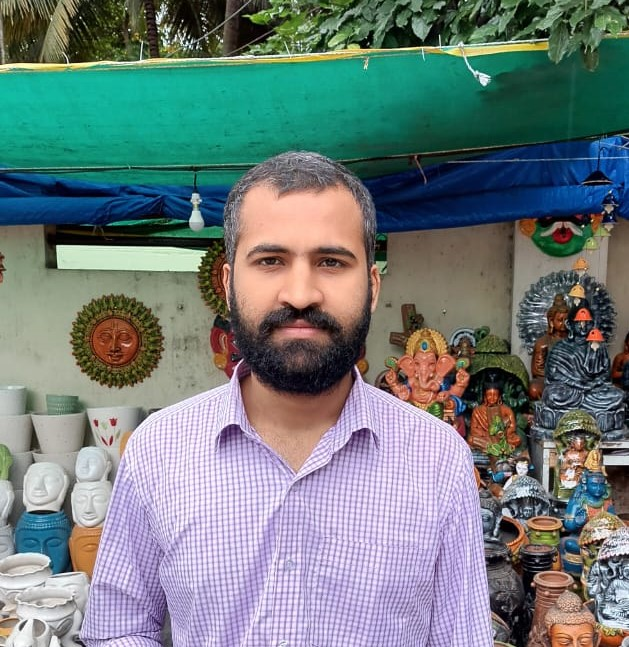
#> input picture dataset/Image_Train/ABHAY/ABHAY_1.jpeg, 629 x 647 px; its folder holds only this picture in this run
$ python -i geometric_features.py   (imports and definitions only)
#> lines starting #> are read from the running program, lines starting #| are printed output that depends on the picture
#> further down, picture is the input picture: shape (647, 629, 3); mean B, G, R 124.6, 125, 112
### src/preprocessing/cascade_locator.py
"""Single source of truth for locating Haar cascade files.

Why this module exists
----------------------
Cascade XML files are *data*, and where they live depends on how OpenCV was
installed. ``cv2.data.haarcascades`` is not reliable:

* ``opencv-python`` and ``opencv-contrib-python`` install into the same ``cv2``
  package directory and overwrite each other. With both pinned, a fresh Linux
  install can end up with an incomplete ``cv2/data`` folder - which is exactly
  what happened in CI: the frontal-face XML was missing, so
  ``CascadeClassifier`` silently returned an *empty* classifier and face
  detection was disabled without any error.
* Current OpenCV wheels no longer ship every cascade. ``haarcascade_mcs_nose``
  and ``haarcascade_mcs_mouth`` are absent, so those two sub-detectors have
  always been empty on modern installs.

The fix is to vendor the cascades that are actually used inside the package and
resolve them with ``pathlib``, so detection behaves identically on macOS,
Windows, Linux and in Docker regardless of wheel contents. ``cv2.data`` stays as
a secondary lookup, and a missing file returns ``None`` instead of an empty
classifier so callers can degrade explicitly rather than silently.

Note on parity: the nose and mouth cascades cannot be restored from the wheel.
The model was trained without them, so they must stay unavailable - adding them
now would change the feature vector and invalidate the shipped artifacts.
"""

from __future__ import annotations

from pathlib import Path
from typing import Optional

import cv2

#: Cascades vendored inside the package, resolved relative to this file.
CASCADE_DIR = Path(__file__).resolve().parent / "cascades"

#: The only cascades the pipeline relies on.
VENDORED_CASCADES = (
    "haarcascade_frontalface_default.xml",
    "haarcascade_eye.xml",
)


def resolve_cascade(name: str) -> Optional[str]:
    """Return a usable path to *name*, or ``None`` if it is not available.

    Lookup order:

    1. the copy vendored in :data:`CASCADE_DIR` (deterministic, always wins),
    2. the OpenCV package's own ``data`` directory.
    """
    if not name:
        return None

    vendored = CASCADE_DIR / Path(name).name
    if vendored.is_file():
        return str(vendored)

    try:
        data_dir = Path(cv2.data.haarcascades)
    except Exception:
        return None
    if data_dir.is_dir():
        candidate = data_dir / Path(name).name
        if candidate.is_file():
            return str(candidate)
    return None


def load_cascade(name: str) -> Optional[cv2.CascadeClassifier]:
    """Load *name*, returning ``None`` when the file is genuinely unavailable.

    An empty ``CascadeClassifier`` is never returned: it would make every
    ``detectMultiScale`` call fail at runtime, far from the real cause.
    """
    path = resolve_cascade(name)
    if path is None:
        return None
    try:
        cascade = cv2.CascadeClassifier(path)
    except Exception:
        return None
    if cascade.empty():
        return None
    return cascade


def available_cascades() -> list:
    """Names of the vendored cascades, for diagnostics and tests."""
    return [p.name for p in sorted(CASCADE_DIR.glob("*.xml"))]

### src/features/geometric_features.py
import cv2
import numpy as np
import math
from typing import Optional

from ..preprocessing.cascade_locator import load_cascade


class GeometricFeatureExtractor:
    """Contour-based geometry features.

    ``face_cascade`` and ``eye_cascade`` are required. The nose and mouth
    cascades are optional: they are not shipped by current OpenCV wheels and
    were not available when the shipped model was trained, so they stay
    ``None`` and the corresponding sub-features fall back to zeros. Adding them
    now would change the 1805-dimensional feature vector and invalidate the
    artifacts in ``models/``.
    """

    def __init__(self):
        self.face_cascade = load_cascade("haarcascade_frontalface_default.xml")
        self.eye_cascade = load_cascade("haarcascade_eye.xml")
        self.nose_cascade = load_cascade("haarcascade_mcs_nose.xml")
        self.mouth_cascade = load_cascade("haarcascade_mcs_mouth.xml")

    @property
    def face_detection_available(self) -> bool:
        return self.face_cascade is not None

    def _get_face_bbox(self, gray: np.ndarray) -> Optional[tuple]:
        if self.face_cascade is None:
            return None
        faces = self.face_cascade.detectMultiScale(gray, 1.1, 5, minSize=(50, 50))
        if len(faces) == 0:
            return None
        return max(faces, key=lambda r: r[2] * r[3])

    def extract(self, image: np.ndarray) -> np.ndarray:
        gray = cv2.cvtColor(image, cv2.COLOR_BGR2GRAY) if len(image.shape) == 3 else image
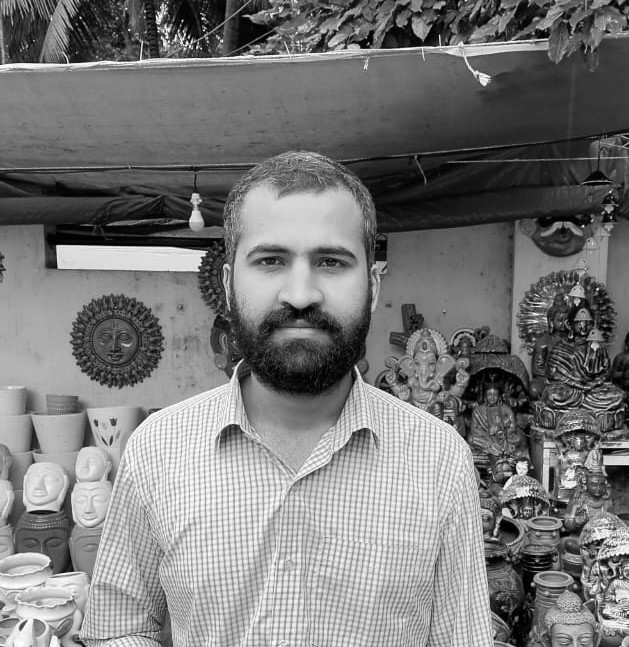
#> gray: shape (647, 629); min 0, max 255, mean 121.1
        features = {}

        face_bbox = self._get_face_bbox(gray)
#> in _get_face_bbox, `faces = self.face_cascade.detectMultiScale(gray, 1.1, 5, minSize=(50, ..`: faces = [[88, 316, 56, 56], [211, 192, 180, 180]]
#> face_bbox = [211, 192, 180, 180]
        if face_bbox is None:
            return np.zeros(6)

        fx, fy, fw, fh = face_bbox
#> fx = 211; fy = 192; fw = 180; fh = 180

        face_roi = gray[fy:fy + fh, fx:fx + fw]
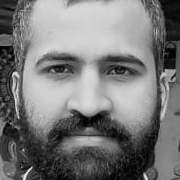
#> face_roi: shape (180, 180); min 1, max 244, mean 120.8
        # nose/mouth cascades are unavailable on current OpenCV wheels; guard
        # each detector so a missing cascade yields no boxes instead of an
        # AttributeError on None. The trained model never saw these features.
        def _detect(cascade, roi, sf, mn, min_size):
            if cascade is None:
                return []
            try:
                return cascade.detectMultiScale(roi, sf, mn, minSize=min_size)
            except Exception:
                return []

        eyes = _detect(self.eye_cascade, face_roi, 1.1, 5, (10, 10))
#> eyes = [[97, 51, 38, 38], [40, 50, 38, 38]]
        noses = _detect(self.nose_cascade, face_roi, 1.1, 5, (10, 10))
#> noses = []
        mouths = _detect(self.mouth_cascade, face_roi, 1.1, 10, (15, 10))
#> mouths = []

        features["face_width"] = fw
        features["face_height"] = fh
        features["face_aspect_ratio"] = fw / fh if fh > 0 else 0

        if len(eyes) >= 2:
            eye_centers = []
            for ex, ey, ew, eh in eyes[:2]:
                cx = fx + ex + ew // 2
                cy = fy + ey + eh // 2
                eye_centers.append((cx, cy))
#> this loop made 2 passes
#> (ex, ey, ew, eh, cx, cy) on passes 1 to 2: (97, 51, 38, 38, 327, 262), (40, 50, 38, 38, 270, 261)
#> after the loop, eye_centers = [(327, 262), (270, 261)]
            inter_eye_distance = math.sqrt(
                (eye_centers[0][0] - eye_centers[1][0]) ** 2
                + (eye_centers[0][1] - eye_centers[1][1]) ** 2
            )
#> inter_eye_distance = 57.01
            features["inter_eye_distance"] = inter_eye_distance
        else:
            features["inter_eye_distance"] = 0

        if len(noses) > 0:
            nx, ny, nw, nh = noses[0]
            features["nose_width"] = nw
        else:
            features["nose_width"] = 0

        if len(mouths) > 0:
            mx, my, mw, mh = mouths[0]
            features["mouth_width"] = mw
        else:
            features["mouth_width"] = 0

        features["jaw_width"] = fw * 0.85

        return np.array([
            features["inter_eye_distance"],
            features["nose_width"],
            features["face_width"],
            features["face_height"],
            features["jaw_width"],
            features["mouth_width"],
        ])

>>> import cv2
>>> picture = cv2.imread('../../dataset/Image_Train/ABHAY/ABHAY_1.jpeg')
>>> result = GeometricFeatureExtractor().extract(picture)
#> result = [57.01, 0, 180, 180, 153, 0]

$ run again, on dataset/Image_Train/ABHAY/ABHAY_10.jpeg
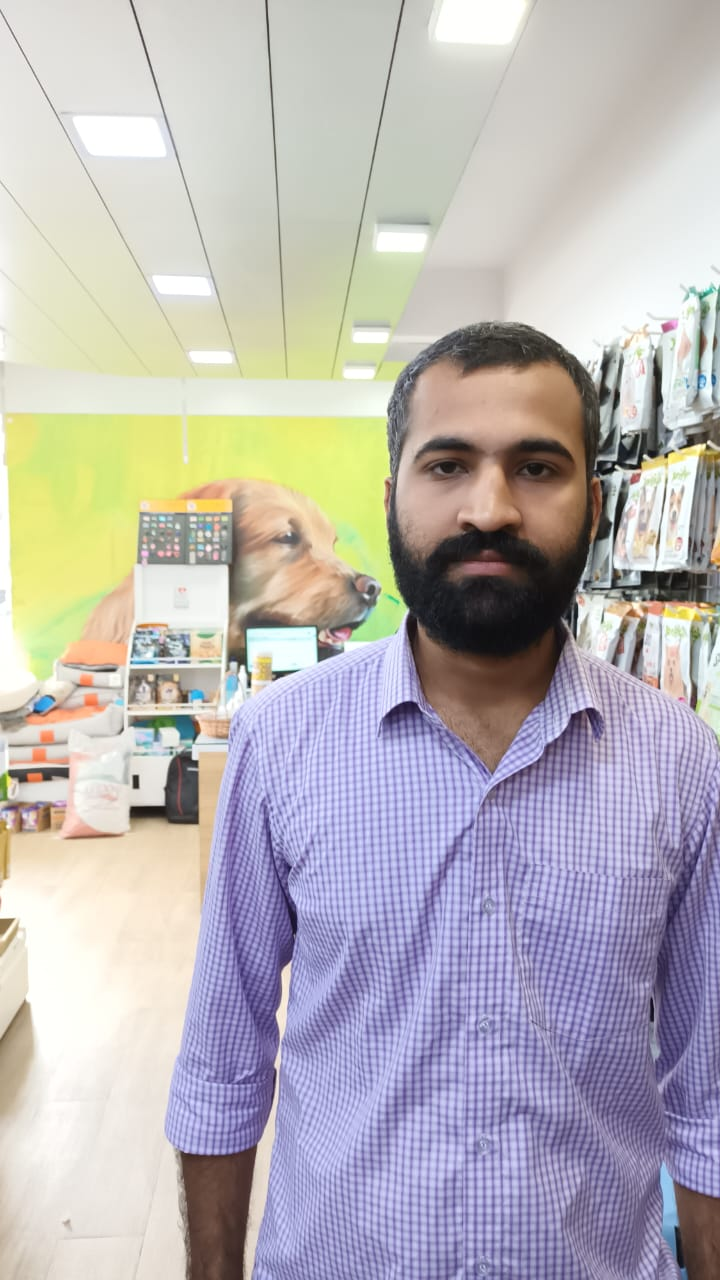
#> input picture dataset/Image_Train/ABHAY/ABHAY_10.jpeg, 720 x 1280 px
#> picture is the input picture: shape (1280, 720, 3); mean B, G, R 182.2, 180.7, 185.1
#> in extract, `gray = cv2.cvtColor(image, cv2.COLOR_BGR2GRAY) if len(image.shape) == ..`:
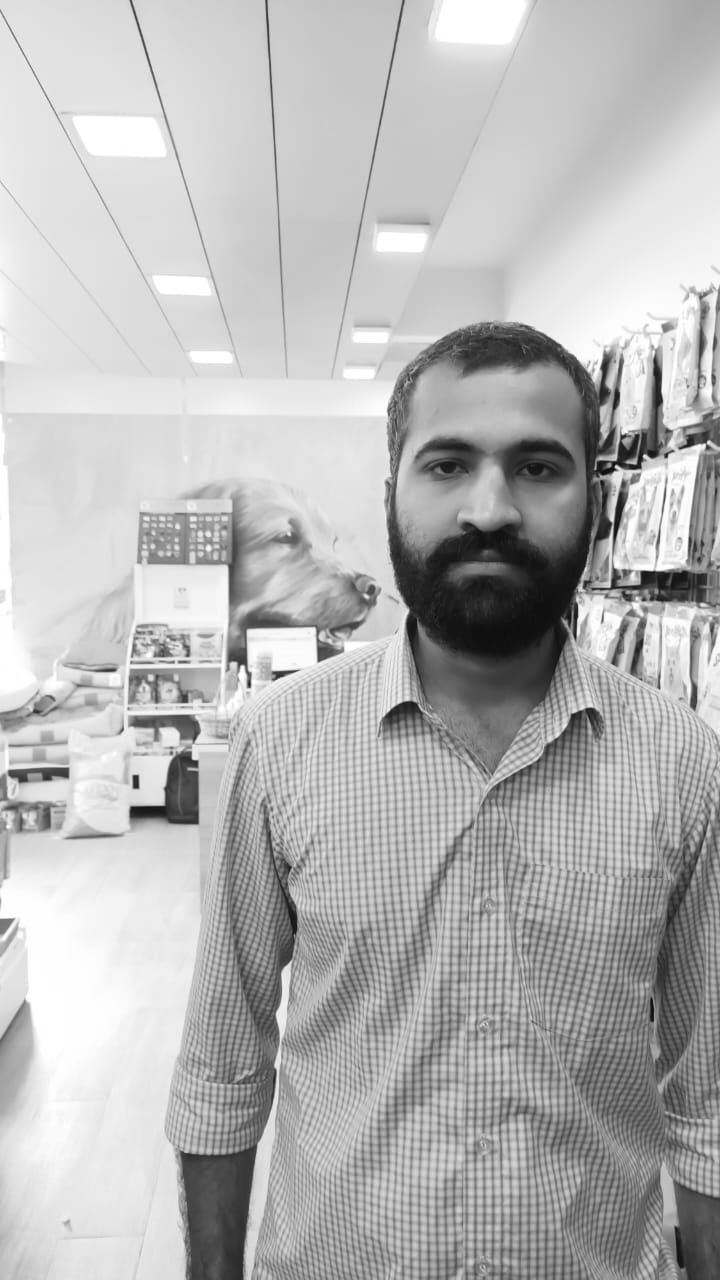
#> gray: shape (1280, 720); min 7, max 255, mean 182.2
#> faces = [[360, 369, 254, 254]]
#> face_bbox = [360, 369, 254, 254]
#> fx = 360; fy = 369; fw = 254
#> in extract, `face_roi = gray[fy:fy + fh, fx:fx + fw]`:
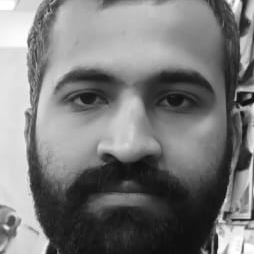
#> face_roi: shape (254, 254); min 9, max 255, mean 121.5
#> eyes = [[57, 71, 52, 52], [148, 75, 51, 51]]
#> noses = []
#> the loop in extract, `for ex, ey, ew, eh in eyes[:2]:` made 2 passes
#> (ex, ey, ew, eh, cx, cy) on passes 1 to 2: (57, 71, 52, 52, 443, 466), (148, 75, 51, 51, 533, 469)
#> after the loop in extract, `for ex, ey, ew, eh in eyes[:2]:`: eye_centers = [(443, 466), (533, 469)]
#> inter_eye_distance = 90.05
#> result = [90.05, 0, 254, 254, 215.9, 0]

$ run again, on dataset/Image_Train/ABHAY/ABHAY_11.jpeg
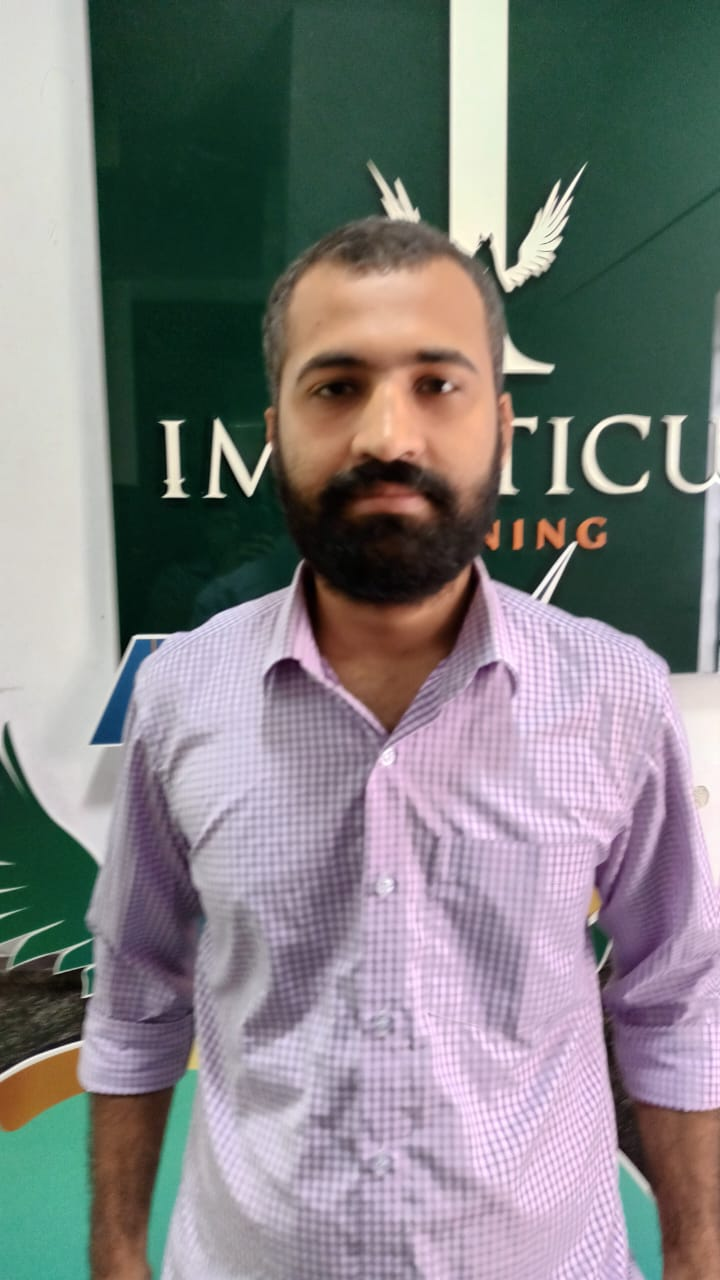
#> input picture dataset/Image_Train/ABHAY/ABHAY_11.jpeg, 720 x 1280 px
#> picture is the input picture: shape (1280, 720, 3); mean B, G, R 127.9, 126.9, 127.5
#> in extract, `gray = cv2.cvtColor(image, cv2.COLOR_BGR2GRAY) if len(image.shape) == ..`:
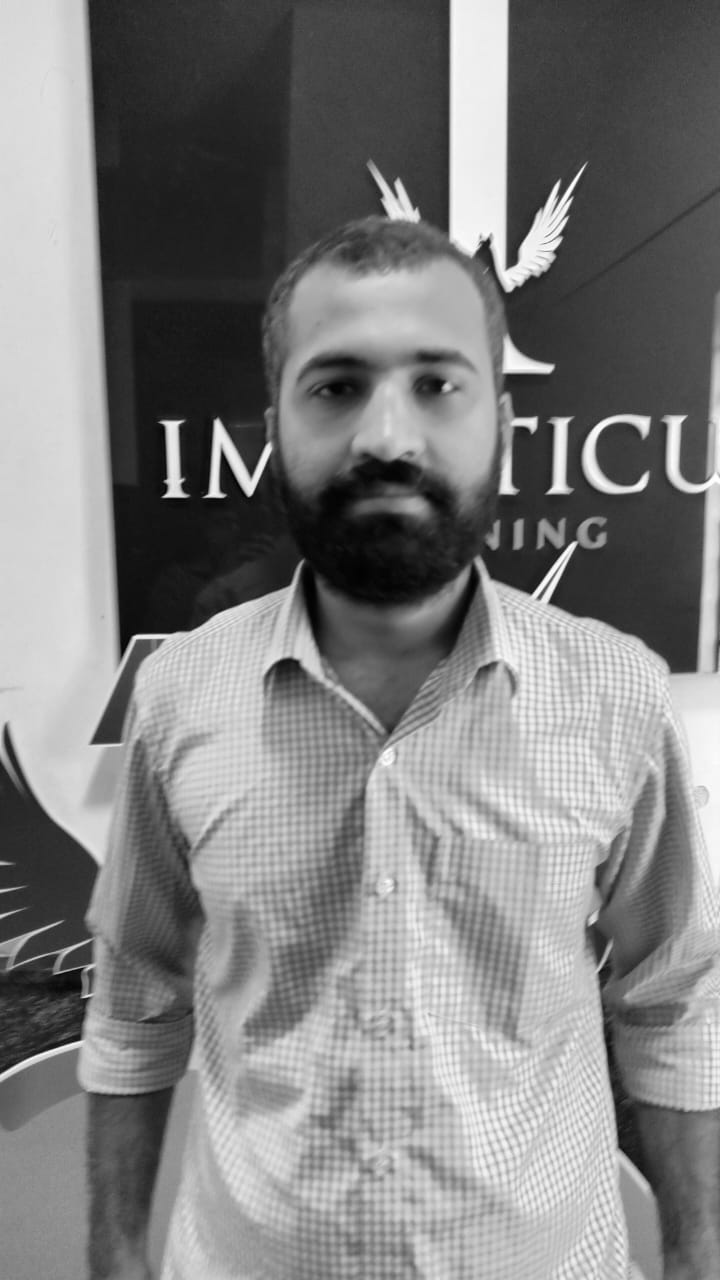
#> gray: shape (1280, 720); min 0, max 255, mean 127.2
#> faces = [[531, 777, 92, 92], [241, 270, 294, 294]]
#> face_bbox = [241, 270, 294, 294]
#> fx = 241; fy = 270; fw = 294
#> in extract, `face_roi = gray[fy:fy + fh, fx:fx + fw]`:
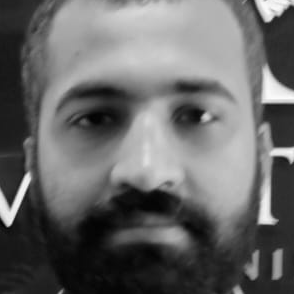
#> face_roi: shape (294, 294); min 2, max 252, mean 103.4
#> eyes = [[60, 88, 63, 63], [159, 84, 63, 63]]
#> noses = []
#> the loop in extract, `for ex, ey, ew, eh in eyes[:2]:` made 2 passes
#> (ex, ey, ew, eh, cx, cy) on passes 1 to 2: (60, 88, 63, 63, 332, 389), (159, 84, 63, 63, 431, 385)
#> after the loop in extract, `for ex, ey, ew, eh in eyes[:2]:`: eye_centers = [(332, 389), (431, 385)]
#> inter_eye_distance = 99.08
#> result = [99.08, 0, 294, 294, 249.9, 0]

$ run again, on dataset/Image_Train/ABHAY/ABHAY_12.jpeg
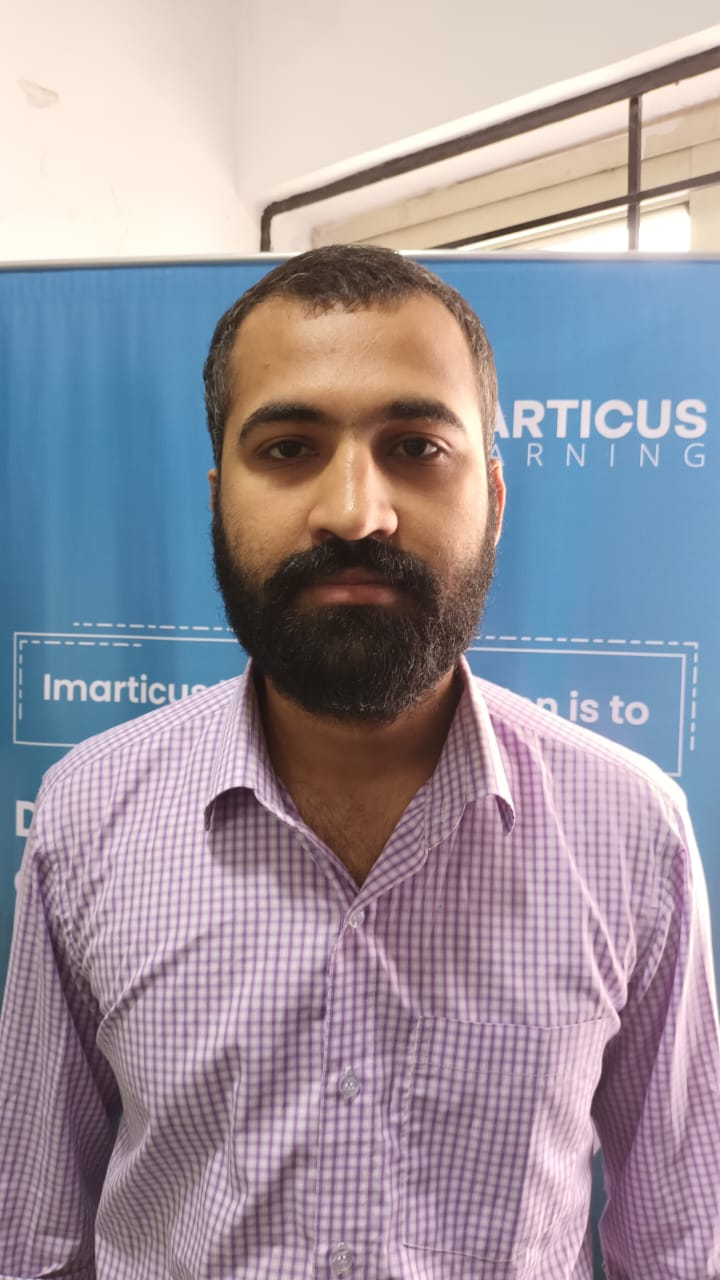
#> input picture dataset/Image_Train/ABHAY/ABHAY_12.jpeg, 720 x 1280 px
#> picture is the input picture: shape (1280, 720, 3); mean B, G, R 159.9, 149.7, 156.7
#> in extract, `gray = cv2.cvtColor(image, cv2.COLOR_BGR2GRAY) if len(image.shape) == ..`:
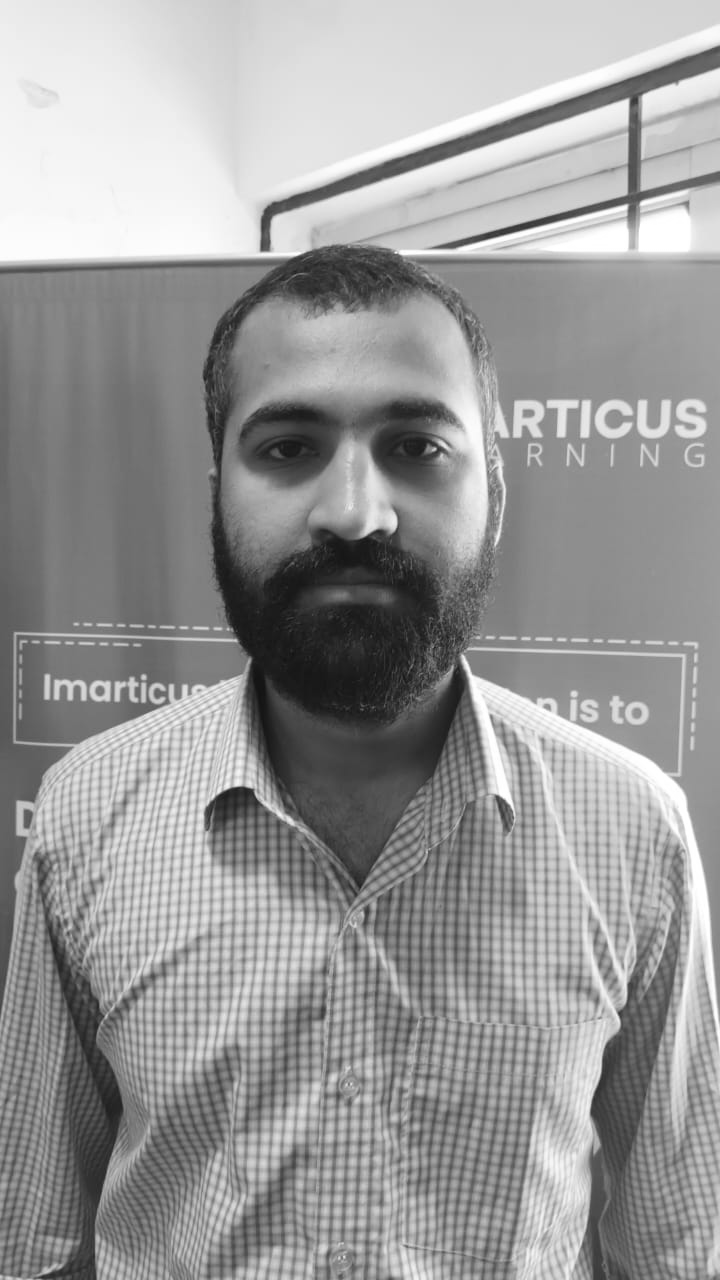
#> gray: shape (1280, 720); min 14, max 255, mean 152.9
#> faces = [[165, 309, 371, 371]]
#> face_bbox = [165, 309, 371, 371]
#> fx = 165; fy = 309; fw = 371
#> in extract, `face_roi = gray[fy:fy + fh, fx:fx + fw]`:
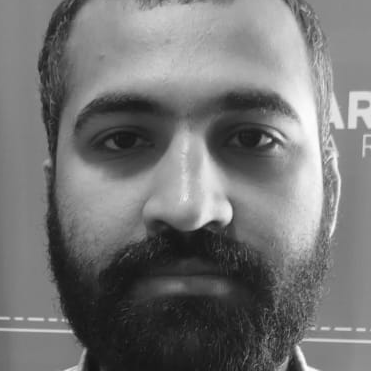
#> face_roi: shape (371, 371); min 14, max 254, mean 116.6
#> eyes = [[87, 110, 63, 63], [196, 95, 92, 92]]
#> noses = []
#> the loop in extract, `for ex, ey, ew, eh in eyes[:2]:` made 2 passes
#> (ex, ey, ew, eh, cx, cy) on passes 1 to 2: (87, 110, 63, 63, 283, 450), (196, 95, 92, 92, 407, 450)
#> after the loop in extract, `for ex, ey, ew, eh in eyes[:2]:`: eye_centers = [(283, 450), (407, 450)]
#> inter_eye_distance = 124
#> result = [124, 0, 371, 371, 315.3, 0]
